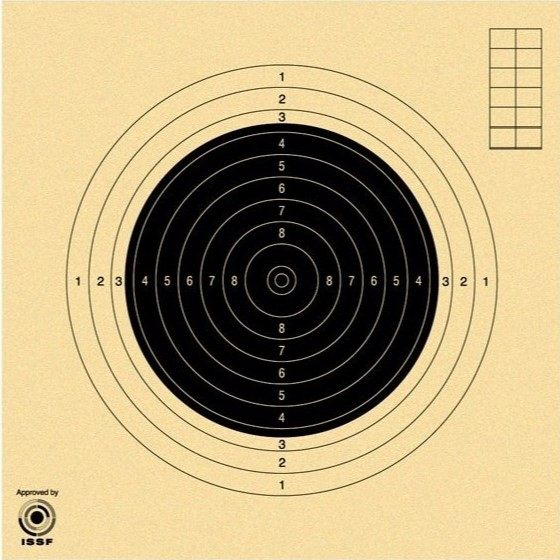
#> input picture center.jpg, 560 x 560 px
$ jupyter execute v1.ipynb
#> lines starting #> are read from the running program, lines starting #| are printed output that depends on the picture; after the words box and inside, x2 and y2 are one past the last pixel; in counts of white or black regions, pixels touching at a corner belong together
[cell 1]
import cv2
import matplotlib.pyplot as plt
import numpy as np

width2 = 400
height2 = 400
# Charger l'image de la cible avant les tirs
before_image = cv2.imread("center.jpg")
#> before_image is the input picture: shape (560, 560, 3); mean B, G, R 124.2, 166.3, 184.7

# Charger l'image de la cible après les tirs
after_image = cv2.imread("center_after_3.jpg")
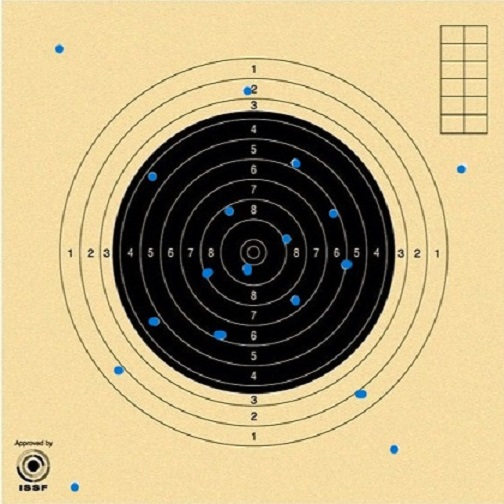
#> input picture center_after_3.jpg, 504 x 504 px
#> after_image is the input picture: shape (504, 504, 3); mean B, G, R 125.4, 166.6, 184

#Redimensioner les images pour qu'elles ont les même dimensions
before_image = cv2.resize(before_image,(width2,height2))
#> before_image: shape (400, 400, 3)
after_image = cv2.resize(after_image,(width2,height2))
#> after_image: shape (400, 400, 3)

# Convertir les images en nuances de gris pour faciliter le calcul de la différence
before_gray = cv2.cvtColor(before_image, cv2.COLOR_BGR2GRAY)
after_gray = cv2.cvtColor(after_image, cv2.COLOR_BGR2GRAY)


# Appliquer une réduction de bruit pour faciliter la détection de cercles
gray_before = cv2.medianBlur(before_gray, 5)
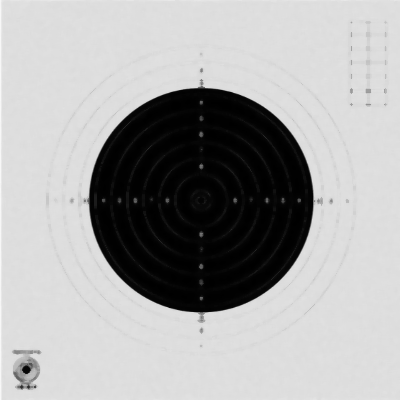
#> gray_before: shape (400, 400); min 0, max 248, mean 167.1
gray_after = cv2.medianBlur(after_gray, 5)

# Détecter les cercles dans les images
circles_before = cv2.HoughCircles(gray_before, cv2.HOUGH_GRADIENT, 1, 20, param1=150, param2=30, minRadius=0, maxRadius=0)
#> circles_before = [[200.5, 198.5, 113], [214.5, 214.5, 93.1]]
circles_after = cv2.HoughCircles(gray_after, cv2.HOUGH_GRADIENT, 1, 30, param1=150, param2=150, minRadius=0, maxRadius=0)
#> circles_after = [[200.5, 200.5, 111.9]]

# Extraire les coordonnées x, y, et rayon du cercle dans les images
x1, y1, r1 = int(circles_before[0, 0, 0]), int(circles_before[0, 0, 1]), int(circles_before[0, 0, 2])
#> x1 = 200; y1 = 198; r1 = 113
x2, y2, r2 = int(circles_after[0, 0, 0]), int(circles_after[0, 0, 1]), int(circles_after[0, 0, 2])
#> x2 = 200; y2 = 200; r2 = 111

before_image = cv2.cvtColor(before_image, cv2.COLOR_BGR2RGB)
cv2.circle(before_image, (x1, y1), r1, (0,0,0), 2)
#> before_image: shape (400, 400, 3); mean R, G, B 182.6, 164.4, 122.7
before_image = cv2.cvtColor(before_image, cv2.COLOR_BGR2RGB)
cv2.circle(after_image, (x2, y2), r2, (0,0,0), 2)
#> after_image: shape (400, 400, 3); mean B, G, R 124.9, 166, 183.3

# //////////////////////
before_cropped = before_image[y1-r1-60:y1+r1+60, x1-r1-60:x1+r1+60]
after_cropped = after_image[y2-r2-60:y2+r2+60, x2-r2-60:x2+r2+60]
after_cropped = cv2.resize(after_cropped, (before_cropped.shape[1], before_cropped.shape[0]))
#> after_cropped: shape (346, 346, 3)
result = cv2.addWeighted(before_cropped, 0.5, after_cropped, 0.5, 0)
# //////////////////////

height, width, channels = after_cropped.shape
#> height = 346; width = 346; channels = 3


# Calculer la différence entre les deux images en nuances de gris
diff = cv2.absdiff(before_cropped, after_cropped)

diff = cv2.cvtColor(diff, cv2.COLOR_BGR2GRAY)
#> diff: shape (346, 346)

# Appliquer un seuil pour mettre en évidence les différences
_, threshold = cv2.threshold(diff, 80, 255, cv2.THRESH_BINARY)
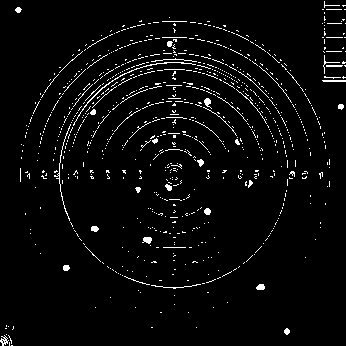
#> threshold: shape (346, 346); 3.7% white in thin lines or dots

# Utiliser l'opération morphologique "opening" pour éliminer les bruits
kernel = cv2.getStructuringElement(cv2.MORPH_ELLIPSE, (3,3))
threshold = cv2.morphologyEx(threshold, cv2.MORPH_OPEN, kernel, iterations = 2)
#> threshold: shape (346, 346); 0.34% white; 15 white regions (3 under 20 px)

# Trouver les contours des zones modifiées
# contours = cv2.findContours(threshold, cv2.RETR_EXTERNAL, cv2.CHAIN_APPROX_SIMPLE)[0]
contours = cv2.findContours(threshold, cv2.RETR_EXTERNAL, cv2.CHAIN_APPROX_SIMPLE)[0]
#> contours = 15 contours, 8 with area under 20; largest, box (x1, y1, x2, y2) and area: (143, 237, 152, 244) 30, (256, 284, 265, 290) 30, (204, 98, 211, 106) 29, (204, 208, 211, 215) 28, (91, 226, 99, 232) 24, (284, 328, 290, 335) 22, (63, 265, 70, 271) 22

# Initialiser un compteur de points
points = 0

# Définir les centres et les rayons des cercles de points
circles = {
    "10": ((width // 2, height // 2), width // 38),
    "9": ((width // 2, height // 2), width // 13),
    "8": ((width // 2, height // 2), width // 8.4),
    "7": ((width // 2, height // 2), width // 6),
    "6": ((width // 2, height // 2), width // 4.7),
    "5": ((width // 2, height // 2), width // 3.8),
    "4": ((width // 2, height // 2), width // 3.2),
    "3": ((width // 2, height // 2), width // 2.8),
    "2": ((width // 2, height // 2), width // 2.48),
    "1": ((width // 2, height // 2), width // 2.22)
}

for _, (center, radius) in circles.items():
    radius = int(radius)
    cv2.circle(after_cropped, center, radius, (0,0,0), 1)
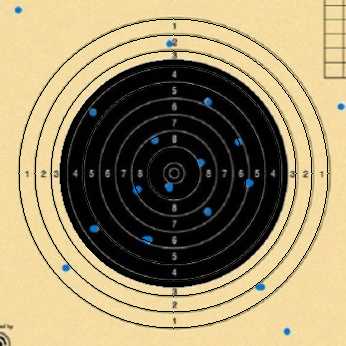
#> after_cropped: shape (346, 346, 3); mean B, G, R 107.3, 142.1, 156.7


# Dessiner des cercles rouges autour des impacts de balle
total_points = 0
points = {point: 0 for point in circles.keys()}
for c in contours:
    (x, y, w, h)= cv2.boundingRect(c)
    cv2.circle(after_cropped, (x + w // 2, y + h // 2), w // 2, (0, 0, 255), 2)

    center = (x + w // 2, y + h // 2)
    for point, (circle_center, radius) in circles.items():
        distance = cv2.norm(np.array(center), np.array(circle_center))
        if distance <= radius:
            points[point] += 1
            cv2.putText(after_cropped, point, (x + w // 2, y + h // 2), cv2.FONT_HERSHEY_SIMPLEX, 1, (0, 0, 255), 2)
            total_points += int(point)
            break
#> this loop made 15 passes
#> (x, y, w, h, center) on passes 1, 2, 3, 4, 5, 6, 8, 9, 11, 12, 13, 14: (284, 328, 6, 7, (287, 331)), (256, 284, 9, 6, (260, 287)), (63, 265, 7, 6, (66, 268)), (143, 237, 9, 7, (147, 240)), (91, 226, 8, 6, (95, 229)), (204, 208, 7, 7, (207, 211)), (165, 184, 7, 7, (168, 187)), (198, 159, 6, 7, (201, 162)), (90, 109, 6, 6, (93, 112)), (338, 104, 6, 6, (341, 107)), (204, 98, 7, 8, (207, 102)), (167, 41, 5, 6, (169, 44))
#> (c, x, y, w, h, center) on passes 7, 10: ([[138, 187], [136, 189], [138, 191], [140, 189]], 136, 187, 5, 5, (138, 189)), ([[154, 139], [152, 141], [154, 143], [156, 141]], 152, 139, 5, 5, (154, 141))
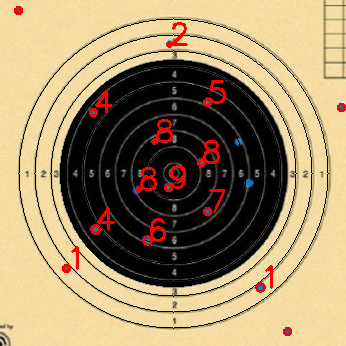
#> after_cropped: shape (346, 346, 3); 2.26% of pixels changed, all inside (x1, y1, x2, y2) = (14, 6, 346, 336)
#> after the loop, points = 10 items; total_points = 63


print("Total points: ", total_points)
#| Total points:  63

print("nombre d'impacts dans la cible: ", sum(points.values()))
#| nombre d'impacts dans la cible:  12
print("nombre d'impacts aux total sur le carton: ", len(contours))
#| nombre d'impacts aux total sur le carton:  15
# cv2.imshow("before_image", before_image)
# cv2.imshow("result", after_image)
cv2.imshow("Nombre de points : "+ str(total_points), after_cropped)
# cv2.imshow("result", result)
cv2.waitKey(0)
cv2.destroyAllWindows()

plt.imshow(after_cropped)
plt.show()

[cell 2]
import cv2
import matplotlib.pyplot as plt
import numpy as np

width2 = 400
height2 = 400
# Charger l'image de la cible avant les tirs
before_image = cv2.imread("center.jpg")

# Charger l'image de la cible après les tirs
after_image = cv2.imread("center_after_2.jpg")
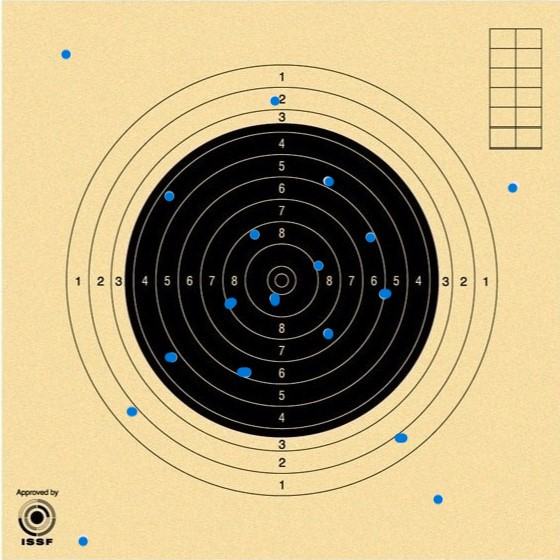
#> input picture center_after_2.jpg, 560 x 560 px
#> after_image is the input picture: shape (560, 560, 3); mean B, G, R 125.1, 166.6, 184.5

#Redimensioner les images pour qu'elles ont les même dimensions
before_image = cv2.resize(before_image,(width2,height2))
after_image = cv2.resize(after_image,(width2,height2))
#> after_image: shape (400, 400, 3)

# Convertir les images en nuances de gris pour faciliter le calcul de la différence
before_gray = cv2.cvtColor(before_image, cv2.COLOR_BGR2GRAY)
after_gray = cv2.cvtColor(after_image, cv2.COLOR_BGR2GRAY)


# Appliquer une réduction de bruit pour faciliter la détection de cercles
gray_before = cv2.medianBlur(before_gray, 5)
gray_after = cv2.medianBlur(after_gray, 5)


# Détecter les cercles dans les images
circles_before = cv2.HoughCircles(gray_before, cv2.HOUGH_GRADIENT, 1, 20, param1=150, param2=30, minRadius=0, maxRadius=0)
circles_after = cv2.HoughCircles(gray_after, cv2.HOUGH_GRADIENT, 1, 30, param1=200, param2=20, minRadius=0, maxRadius=0)
#> circles_after = [[200.5, 198.5, 113], [230.5, 229.5, 70.4], [225.5, 175.5, 78.2], [173.5, 182.5, 80.4], [177.5, 223.5, 79.4], [162.5, 148.5, 48.5], [27.5, 370.5, 11.4]]

# it is possible for the moment that it is necessary to change the parameters of the top according to the image after that the user enters
# param1=200, param2=20

# Extraire les coordonnées x, y, et rayon du cercle dans les images
x1, y1, r1 = int(circles_before[0, 0, 0]), int(circles_before[0, 0, 1]), int(circles_before[0, 0, 2])
x2, y2, r2 = int(circles_after[0, 0, 0]), int(circles_after[0, 0, 1]), int(circles_after[0, 0, 2])
#> y2 = 198; r2 = 113

before_image = cv2.cvtColor(before_image, cv2.COLOR_BGR2RGB)
cv2.circle(before_image, (x1, y1), r1, (0,0,0), 2)
before_image = cv2.cvtColor(before_image, cv2.COLOR_BGR2RGB)
cv2.circle(after_image, (x2, y2), r2, (0,0,0), 2)
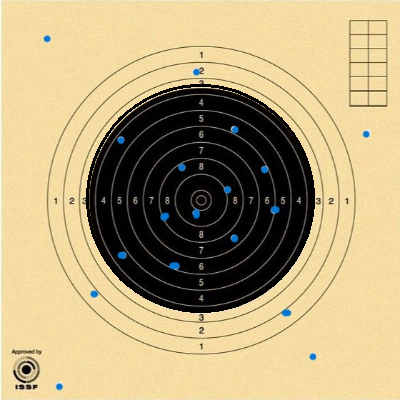
#> after_image: shape (400, 400, 3); mean B, G, R 123.6, 164.6, 182.3

# //////////////////////
before_cropped = before_image[y1-r1-60:y1+r1+60, x1-r1-60:x1+r1+60]
after_cropped = after_image[y2-r2-60:y2+r2+60, x2-r2-60:x2+r2+60]
after_cropped = cv2.resize(after_cropped, (before_cropped.shape[1], before_cropped.shape[0]))
result = cv2.addWeighted(before_cropped, 0.5, after_cropped, 0.5, 0)
# //////////////////////

height, width, channels = after_cropped.shape


# Calculer la différence entre les deux images en nuances de gris
diff = cv2.absdiff(before_cropped, after_cropped)
#> diff: shape (346, 346, 3)

diff = cv2.cvtColor(diff, cv2.COLOR_BGR2GRAY)
#> diff: shape (346, 346)

# Appliquer un seuil pour mettre en évidence les différences
_, threshold = cv2.threshold(diff, 80, 255, cv2.THRESH_BINARY)
#> threshold: shape (346, 346); 0.51% white; 19 white regions (3 under 20 px), largest, box (x1, y1, x2, y2) and area: (91, 227, 100, 234) 45, (143, 238, 152, 244) 44, (255, 285, 264, 291) 44

# Utiliser l'opération morphologique "opening" pour éliminer les bruits
kernel = cv2.getStructuringElement(cv2.MORPH_ELLIPSE, (3,3))
#> kernel = [[0, 1, 0], [1, 1, 1], [0, 1, 0]]
threshold = cv2.morphologyEx(threshold, cv2.MORPH_OPEN, kernel, iterations = 2)
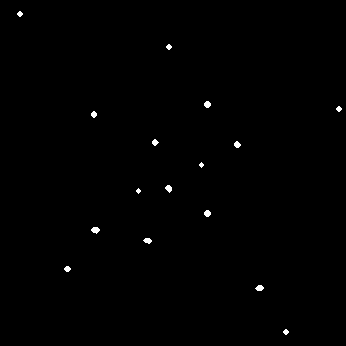
#> threshold: shape (346, 346); 0.41% white; 16 white regions (2 under 20 px)

# Trouver les contours des zones modifiées
# contours = cv2.findContours(threshold, cv2.RETR_EXTERNAL, cv2.CHAIN_APPROX_SIMPLE)[0]
contours = cv2.findContours(threshold, cv2.RETR_EXTERNAL, cv2.CHAIN_APPROX_SIMPLE)[0]
#> contours = 16 contours, 6 with area under 20; largest, box (x1, y1, x2, y2) and area: (91, 227, 100, 234) 33, (255, 285, 264, 291) 30, (204, 210, 211, 217) 28, (165, 185, 172, 193) 28, (204, 101, 211, 108) 28

# Initialiser un compteur de points
points = 0

# Définir les centres et les rayons des cercles de points
circles = {
    "10": ((width // 2, height // 2), width // 38),
    "9": ((width // 2, height // 2), width // 13),
    "8": ((width // 2, height // 2), width // 8.4),
    "7": ((width // 2, height // 2), width // 6),
    "6": ((width // 2, height // 2), width // 4.7),
    "5": ((width // 2, height // 2), width // 3.8),
    "4": ((width // 2, height // 2), width // 3.2),
    "3": ((width // 2, height // 2), width // 2.8),
    "2": ((width // 2, height // 2), width // 2.48),
    "1": ((width // 2, height // 2), width // 2.22)
}

for _, (center, radius) in circles.items():
    radius = int(radius)
    cv2.circle(after_cropped, center, radius, (0,0,0), 1)
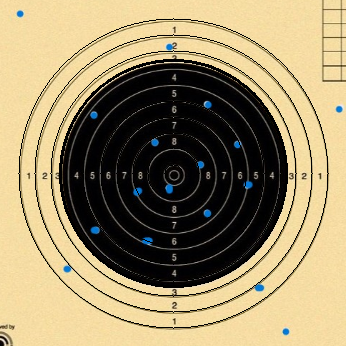
#> after_cropped: shape (346, 346, 3); mean B, G, R 106.6, 141.8, 156.9


# Dessiner des cercles rouges autour des impacts de balle
total_points = 0
points = {point: 0 for point in circles.keys()}
for c in contours:
    (x, y, w, h)= cv2.boundingRect(c)
    cv2.circle(after_cropped, (x + w // 2, y + h // 2), w // 2, (0, 0, 255), 2)

    center = (x + w // 2, y + h // 2)
    for point, (circle_center, radius) in circles.items():
        distance = cv2.norm(np.array(center), np.array(circle_center))
        if distance <= radius:
            points[point] += 1
            cv2.putText(after_cropped, point, (x + w // 2, y + h // 2), cv2.FONT_HERSHEY_SIMPLEX, 1, (0, 0, 255), 2)
            total_points += int(point)
            break
#> this loop made 16 passes
#> (x, y, w, h, center) on passes 1 to 12: (283, 329, 6, 6, (286, 332)), (255, 285, 9, 6, (259, 288)), (64, 266, 7, 6, (67, 269)), (143, 238, 9, 6, (147, 241)), (91, 227, 9, 7, (95, 230)), (204, 210, 7, 7, (207, 213)), (136, 188, 5, 6, (138, 191)), (165, 185, 7, 8, (168, 189)), (199, 162, 5, 6, (201, 165)), (234, 141, 7, 7, (237, 144)), (152, 139, 7, 7, (155, 142)), (91, 111, 6, 7, (94, 114))
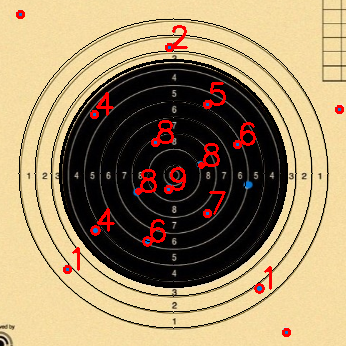
#> after_cropped: shape (346, 346, 3); 2.48% of pixels changed, all inside (x1, y1, x2, y2) = (16, 10, 344, 337)
#> after the loop, total_points = 69


print("Total points: ", total_points)
#| Total points:  69

print("nombre d'impacts dans la cible: ", sum(points.values()))
#| nombre d'impacts dans la cible:  13
print("nombre d'impacts aux total sur le carton: ", len(contours))
#| nombre d'impacts aux total sur le carton:  16
cv2.imshow("Nombre de points : "+ str(total_points), after_cropped)
cv2.waitKey(0)
cv2.destroyAllWindows()

plt.imshow(after_cropped)
plt.show()
